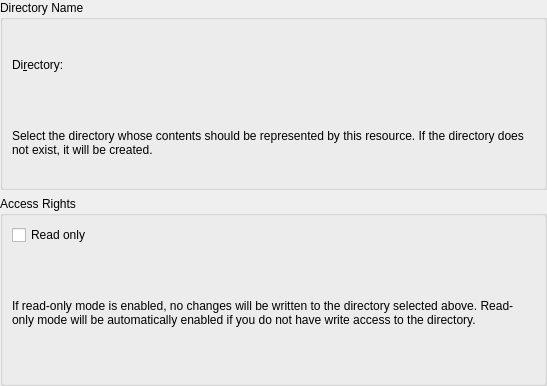
<?xml version="1.0" encoding="UTF-8"?>
<ui version="4.0">
 <class>SettingsDialog</class>
 <widget class="QWidget" name="SettingsDialog">
  <property name="geometry">
   <rect>
    <x>0</x>
    <y>0</y>
    <width>547</width>
    <height>386</height>
   </rect>
  </property>
  <layout class="QVBoxLayout" name="verticalLayout">
   <property name="leftMargin">
    <number>0</number>
   </property>
   <property name="topMargin">
    <number>0</number>
   </property>
   <property name="rightMargin">
    <number>0</number>
   </property>
   <property name="bottomMargin">
    <number>0</number>
   </property>
   <item>
    <widget class="QGroupBox" name="groupBox_2">
     <property name="title">
      <string>Directory Name</string>
     </property>
     <layout class="QVBoxLayout" name="verticalLayout_3">
      <item>
       <layout class="QHBoxLayout" name="horizontalLayout">
        <item>
         <widget class="QLabel" name="label">
          <property name="text">
           <string>Di&amp;rectory:</string>
          </property>
          <property name="buddy">
           <cstring>kcfg_Path</cstring>
          </property>
         </widget>
        </item>
        <item>
         <widget class="KUrlRequester" name="kcfg_Path"/>
        </item>
       </layout>
      </item>
      <item>
       <widget class="QLabel" name="label_3">
        <property name="text">
         <string>Select the directory whose contents should be represented by this resource. If the directory does not exist, it will be created.</string>
        </property>
        <property name="wordWrap">
         <bool>true</bool>
        </property>
       </widget>
      </item>
     </layout>
    </widget>
   </item>
   <item>
    <widget class="QGroupBox" name="groupBox">
     <property name="title">
      <string>Access Rights</string>
     </property>
     <layout class="QVBoxLayout" name="verticalLayout_2">
      <item>
       <widget class="QCheckBox" name="kcfg_ReadOnly">
        <property name="text">
         <string comment="if the access is limited to read-only">Read only</string>
        </property>
       </widget>
      </item>
      <item>
       <widget class="QLabel" name="label_2">
        <property name="text">
         <string>If read-only mode is enabled, no changes will be written to the directory selected above. Read-only mode will be automatically enabled if you do not have write access to the directory.</string>
        </property>
        <property name="wordWrap">
         <bool>true</bool>
        </property>
       </widget>
      </item>
     </layout>
    </widget>
   </item>
  </layout>
 </widget>
 <customwidgets>
  <customwidget>
   <class>KUrlRequester</class>
   <extends>QFrame</extends>
   <header>kurlrequester.h</header>
   <container>1</container>
  </customwidget>
 </customwidgets>
 <resources/>
 <connections/>
</ui>
